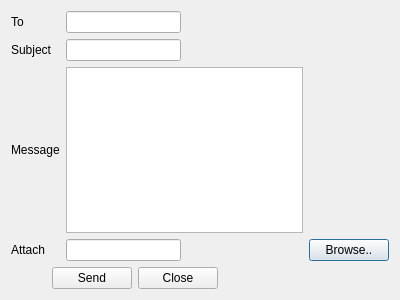
<?xml version="1.0" encoding="UTF-8"?>
<ui version="4.0">
 <class>WriteMessage</class>
 <widget class="QDialog" name="WriteMessage">
  <property name="geometry">
   <rect>
    <x>0</x>
    <y>0</y>
    <width>400</width>
    <height>300</height>
   </rect>
  </property>
  <property name="windowTitle">
   <string>New Message</string>
  </property>
  <layout class="QGridLayout" name="gridLayout_2">
   <item row="0" column="0">
    <widget class="QLabel" name="label">
     <property name="text">
      <string>To</string>
     </property>
    </widget>
   </item>
   <item row="0" column="1">
    <widget class="QLineEdit" name="toLE"/>
   </item>
   <item row="0" column="2">
    <spacer name="horizontalSpacer_3">
     <property name="orientation">
      <enum>Qt::Horizontal</enum>
     </property>
     <property name="sizeHint" stdset="0">
      <size>
       <width>115</width>
       <height>20</height>
      </size>
     </property>
    </spacer>
   </item>
   <item row="1" column="0">
    <widget class="QLabel" name="label_2">
     <property name="text">
      <string>Subject</string>
     </property>
    </widget>
   </item>
   <item row="1" column="1">
    <widget class="QLineEdit" name="subjectLE"/>
   </item>
   <item row="1" column="2">
    <spacer name="horizontalSpacer_4">
     <property name="orientation">
      <enum>Qt::Horizontal</enum>
     </property>
     <property name="sizeHint" stdset="0">
      <size>
       <width>115</width>
       <height>20</height>
      </size>
     </property>
    </spacer>
   </item>
   <item row="2" column="0">
    <widget class="QLabel" name="label_3">
     <property name="text">
      <string>Message</string>
     </property>
    </widget>
   </item>
   <item row="2" column="1" colspan="2">
    <widget class="QTextEdit" name="messageTE"/>
   </item>
   <item row="3" column="0">
    <widget class="QLabel" name="label_4">
     <property name="text">
      <string>Attach</string>
     </property>
    </widget>
   </item>
   <item row="3" column="1">
    <widget class="QLineEdit" name="attachLE"/>
   </item>
   <item row="3" column="3">
    <widget class="QPushButton" name="browsePB">
     <property name="text">
      <string>Browse..</string>
     </property>
    </widget>
   </item>
   <item row="4" column="0" colspan="3">
    <layout class="QGridLayout" name="gridLayout">
     <item row="0" column="0">
      <spacer name="horizontalSpacer">
       <property name="orientation">
        <enum>Qt::Horizontal</enum>
       </property>
       <property name="sizeHint" stdset="0">
        <size>
         <width>40</width>
         <height>20</height>
        </size>
       </property>
      </spacer>
     </item>
     <item row="0" column="1">
      <widget class="QPushButton" name="sendPB">
       <property name="text">
        <string>Send</string>
       </property>
      </widget>
     </item>
     <item row="0" column="2">
      <widget class="QPushButton" name="closePB">
       <property name="text">
        <string>Close</string>
       </property>
      </widget>
     </item>
     <item row="0" column="3">
      <spacer name="horizontalSpacer_2">
       <property name="orientation">
        <enum>Qt::Horizontal</enum>
       </property>
       <property name="sizeHint" stdset="0">
        <size>
         <width>85</width>
         <height>20</height>
        </size>
       </property>
      </spacer>
     </item>
    </layout>
   </item>
  </layout>
 </widget>
 <resources/>
 <connections/>
</ui>
